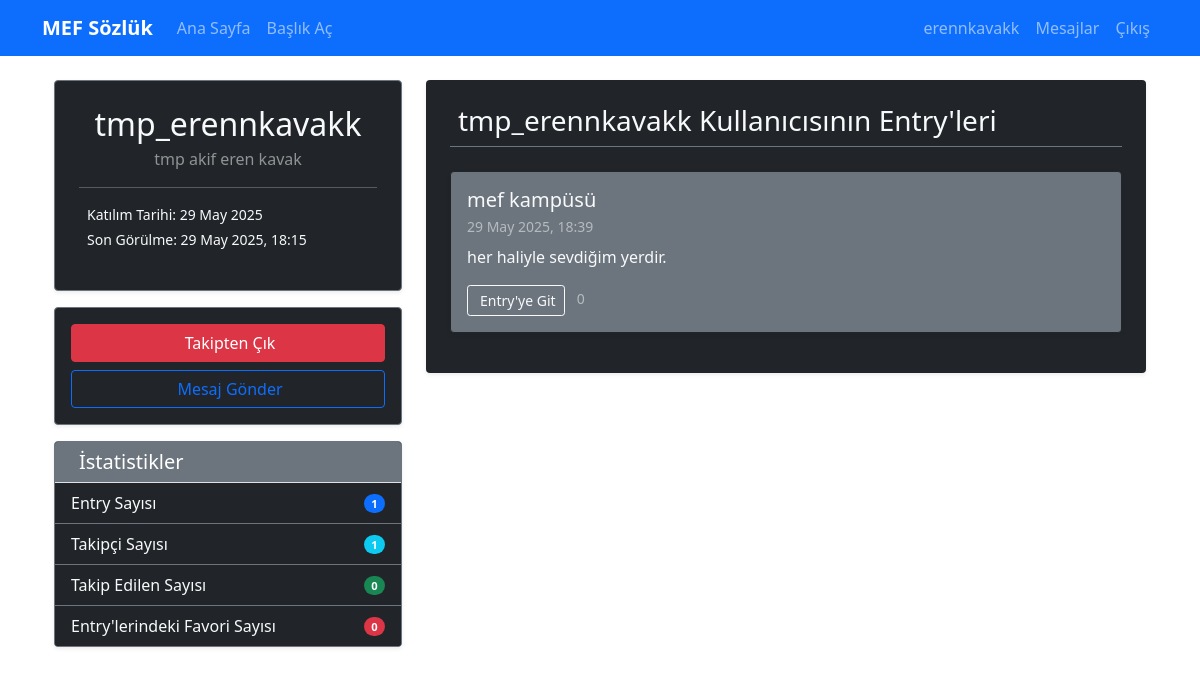
The page /user/profile/tmp_erennkavakk (signed in) on the database its author committed.
### app/models/user.py (models this page shows, shortened)
class User(UserMixin, db.Model):
    id = db.Column(db.Integer, primary_key=True)
    email = db.Column(db.String(120), unique=True, nullable=False)
    nickname = db.Column(db.String(80), unique=True, nullable=False)
    real_name = db.Column(db.String(100), nullable=False)
    password_hash = db.Column(db.String(128))
    email_confirmed = db.Column(db.Boolean, default=False)
    email_confirmation_token = db.Column(db.String(100), unique=True)
    created_at = db.Column(db.DateTime, default=lambda: datetime.now(timezone.utc))
    last_seen = db.Column(db.DateTime, default=lambda: datetime.now(timezone.utc))
    is_admin = db.Column(db.Boolean, default=False)
    is_active = db.Column(db.Boolean, default=True)
    bio = db.Column(db.Text)
    entries = db.relationship('Entry', backref='author', lazy='dynamic', cascade='all, delete-orphan')
    following = db.relationship('Follow',
                               foreign_keys='Follow.follower_id',
                               backref='follower',
                               lazy='dynamic',
                               cascade='all, delete-orphan')
    followers = db.relationship('Follow',
                               foreign_keys='Follow.followed_id',
                               backref='followed',
                               lazy='dynamic',
                               cascade='all, delete-orphan')
    favorites = db.relationship('Favorite', backref='user', lazy='dynamic', cascade='all, delete-orphan')
    sent_messages = db.relationship('Message',
                                   foreign_keys='Message.sender_id',
                                   backref='sender',
                                   lazy='dynamic',
                                   cascade='all, delete-orphan')
    received_messages = db.relationship('Message',
                                       foreign_keys='Message.recipient_id',
                                       backref='recipient',
                                       lazy='dynamic',
                                       cascade='all, delete-orphan')
    def is_following(self, user):
        return self.following.filter_by(followed_id=user.id).first() is not None
    def get_unread_message_count(self):
        return self.received_messages.filter_by(is_read=False).count()

### app/models/entry.py (models this page shows, shortened)
class Entry(db.Model):
    id = db.Column(db.Integer, primary_key=True)
    content = db.Column(db.Text, nullable=False)
    created_at = db.Column(db.DateTime, default=lambda: datetime.now(timezone.utc))
    updated_at = db.Column(db.DateTime, default=lambda: datetime.now(timezone.utc))
    title_id = db.Column(db.Integer, db.ForeignKey('title.id'), nullable=False)
    author_id = db.Column(db.Integer, db.ForeignKey('user.id'), nullable=False)
    favorites = db.relationship('Favorite', backref='entry', lazy='dynamic', cascade='all, delete-orphan')
    def favorite_count(self):
        return self.favorites.count()

class Title(db.Model):
    id = db.Column(db.Integer, primary_key=True)
    name = db.Column(db.String(200), unique=True, nullable=False)
    created_at = db.Column(db.DateTime, default=lambda: datetime.now(timezone.utc))
    last_entry_time = db.Column(db.DateTime, default=lambda: datetime.now(timezone.utc))
    entries = db.relationship('Entry', backref='title', lazy='dynamic', cascade='all, delete-orphan')

### app/routes/user.py (the view)
@bp.route('/profile/<nickname>')
def profile(nickname):
    user = User.query.filter_by(nickname=nickname).first_or_404()
    page = request.args.get('page', 1, type=int)
    entries = Entry.query.filter_by(author_id=user.id)\
                   .order_by(desc(Entry.created_at))\
                   .paginate(page=page, per_page=10, error_out=False)
    total_entries = Entry.query.filter_by(author_id=user.id).count()
    total_favorites = Favorite.query.join(Entry)\
                              .filter(Entry.author_id == user.id).count()
    follower_count = user.followers.count()
    following_count = user.following.count()
    stats = {
        'total_entries': total_entries,
        'total_favorites': total_favorites,
        'follower_count': follower_count,
        'following_count': following_count
    }
    return render_template('user/profile.html',
                         user=user,
                         entries=entries,
                         stats=stats,
                         timezone=timezone)

### app/__init__.py (called while the page is built)
@login_manager.user_loader
def load_user(user_id):
    from app.models.user import User
    return User.query.get(int(user_id))

### app/templates/user/profile.html (shortened to what this page needs)
{% extends "base.html" %}
{% block content %}
<div class="container mt-4 text-light">
    <div class="row">
        <div class="col-md-4 mb-4">
            <div class="card bg-dark border-secondary shadow-sm">
                <div class="card-body p-4">
                    <h2 class="text-center mb-1">{{ user.nickname }}</h2>
                    {% if user.real_name %}
                        <p class="text-center text-white-50 mb-3">{{ user.real_name }}</p>
                    {% endif %}
                    <hr class="border-secondary">
                    <p class="small mb-1">Katılım Tarihi: {{ user.created_at.strftime('%d %B %Y') }}</p>
                    {% if user.last_seen %}
                    <p class="small">Son Görülme: {{ user.last_seen.strftime('%d %B %Y, %H:%M') }}</p>
                    {% endif %}
                </div>
            </div>
            <div class="card bg-dark border-secondary shadow-sm mt-3">
                <div class="card-body p-3">
                    <div class="d-grid gap-2">
                        {% if current_user.is_authenticated and current_user.id == user.id %}
                            <a href="{{ url_for('user.edit_profile') }}" class="btn btn-outline-light"><i class="fas fa-edit me-1"></i> Profili Düzenle</a>
                            <a href="{{ url_for('user.my_entries') }}" class="btn btn-outline-info"><i class="fas fa-list-alt me-1"></i> Entry'lerim</a>
                            <a href="{{ url_for('user.favorites') }}" class="btn btn-outline-warning"><i class="fas fa-heart me-1"></i> Favorilerim</a>
                            <a href="{{ url_for('user.messages') }}" class="btn btn-outline-primary position-relative">
                                <i class="fas fa-envelope me-1"></i> Mesajlarım
                                {% set unread_count = current_user.get_unread_message_count() %}
                                {% if unread_count > 0 %}
                                    <span class="position-absolute top-0 start-100 translate-middle badge rounded-pill bg-danger">
                                        {{ unread_count }}
                                        <span class="visually-hidden">okunmamış mesaj</span>
                                    </span>
                                {% endif %}
                            </a>
                             <a href="{{ url_for('user.settings') }}" class="btn btn-outline-secondary"><i class="fas fa-cog me-1"></i> Ayarlar</a>
                        {% elif current_user.is_authenticated %}
                            <button id="followBtn" class="btn {% if current_user.is_following(user) %}btn-danger{% else %}btn-success{% endif %}"
                                    data-nickname="{{ user.nickname }}"
                                    data-action="{% if current_user.is_following(user) %}unfollow{% else %}follow{% endif %}">
                                <span id="followBtnText">{% if current_user.is_following(user) %}Takipten Çık{% else %}Takip Et{% endif %}</span>
                            </button>
                            <a href="{{ url_for('user.send_message', nickname=user.nickname) }}" class="btn btn-outline-primary"> Mesaj Gönder</a>
                        {% else %}
                            <a href="{{ url_for('auth.login', next=request.url) }}" class="btn btn-outline-light">Takip etmek veya mesaj göndermek için giriş yapın</a>
                        {% endif %}
                    </div>
                </div>
            </div>
            <div class="card bg-dark border-secondary shadow-sm mt-3">
                <div class="card-header bg-secondary text-white border-bottom border-light-subtle">
                    <h4 class="mb-0 h5">İstatistikler</h4>
                </div>
                <ul class="list-group list-group-flush">
                    <li class="list-group-item bg-dark text-light border-secondary d-flex justify-content-between align-items-center px-3 py-2">
                        Entry Sayısı
                        <span class="badge bg-primary rounded-pill">{{ stats.total_entries }}</span>
                    </li>
                    <li class="list-group-item bg-dark text-light border-secondary d-flex justify-content-between align-items-center px-3 py-2">
                        <a href="{{ url_for('user.followers', nickname=user.nickname) }}" class="text-light text-decoration-none hover-underline">Takipçi Sayısı</a>
                        <span id="followerCountBadge" class="badge bg-info rounded-pill">{{ stats.follower_count }}</span>
                    </li>
                    <li class="list-group-item bg-dark text-light border-secondary d-flex justify-content-between align-items-center px-3 py-2">
                        <a href="{{ url_for('user.following', nickname=user.nickname) }}" class="text-light text-decoration-none hover-underline">Takip Edilen Sayısı</a>
                        <span class="badge bg-success rounded-pill">{{ stats.following_count }}</span>
                    </li>
                    <li class="list-group-item bg-dark text-light border-secondary d-flex justify-content-between align-items-center px-3 py-2">
                        Entry'lerindeki Favori Sayısı
                        <span class="badge bg-danger rounded-pill">{{ stats.total_favorites }}</span>
                    </li>
                </ul>
            </div>
        </div>
        <div class="col-md-8">
            <div class="bg-dark border-secondary p-4 rounded shadow-sm">
                <h3 class="mb-4 border-bottom border-secondary pb-2">{{ user.nickname }} Kullanıcısının Entry'leri</h3>
                {% if entries.items %}
                    {% for entry in entries.items %}
                    <div class="card mb-3 bg-secondary border-dark text-light shadow-sm">
                        <div class="card-body">
                            <h5 class="card-title mb-1">
                                <a href="{{ url_for('main.view_title', id=entry.title.id) }}" class="link-light text-decoration-none hover-underline">{{ entry.title.name }}</a>
                            </h5>
                            <small class="text-white-50 d-block mb-2">
                                 {{ entry.created_at.strftime('%d %B %Y, %H:%M') }}
                            </small>
                            <div class="entry-content-preview mb-3" style="max-height: 100px; overflow: hidden;">
                                {{ entry.content | striptags | truncate(250, True, '...') }}
                            </div>
                            <a href="{{ url_for('main.view_title', id=entry.title.id, _anchor='entry-' ~ entry.id|string) }}" class="btn btn-sm btn-outline-light">
                                 Entry'ye Git
                            </a>
                            <span class="ms-2 text-white-50 small">
                                 {{ entry.favorite_count() }}
                            </span>
                        </div>
                    </div>
                    {% endfor %}
                {% else %}
                    <div class="alert bg-secondary text-light border-dark" role="alert">
                        Bu kullanıcının henüz hiç entry'si bulunmuyor.
                    </div>
                {% endif %}
            </div>
        </div>
    </div>
</div>
{% endblock %}

### app/templates/base.html (shortened to what this page needs)
<!DOCTYPE html>
<html lang="tr">
<head>
    <link href="https://cdn.jsdelivr.net/npm/bootstrap@5.1.3/dist/css/bootstrap.min.css" rel="stylesheet">
    <link href="{{ url_for('static', filename='css/style.css') }}" rel="stylesheet">
</head>
<body>
    <nav class="navbar navbar-expand-lg navbar-dark bg-primary">
        <div class="container">
            <a class="navbar-brand" href="{{ url_for('main.index') }}">MEF Sözlük</a>
            <div class="navbar-nav me-auto">
                <a class="nav-link" href="{{ url_for('main.index') }}">Ana Sayfa</a>
                {% if current_user.is_authenticated %}
                    <a class="nav-link" href="{{ url_for('entry.create_title') }}">Başlık Aç</a>
                {% endif %}
            </div>
            <div class="navbar-nav">
                {% if current_user.is_authenticated %}
                    <a class="nav-link" href="{{ url_for('user.profile', nickname=current_user.nickname) }}">
                        {{ current_user.nickname }}
                    </a>
                    <a class="nav-link" href="{{ url_for('user.messages') }}">
                        Mesajlar
                    </a>
                    <a class="nav-link" href="{{ url_for('auth.logout') }}">Çıkış</a>
                {% else %}
                    <a class="nav-link" href="{{ url_for('auth.login') }}">Giriş</a>
                    <a class="nav-link" href="{{ url_for('auth.register') }}">Kayıt Ol</a>
                {% endif %}
            </div>
        </div>
    </nav>
    <div class="container mt-4">
        {% block content %}{% endblock %}
    </div>
</body>
</html>

### app/static/css/style.css (style rules this page uses)
.navbar-brand { font-weight: bold; }
.card { box-shadow: 0 2px 4px rgba(0,0,0,0.1); border: 1px solid #e0e0e0; }
.badge { font-size: 0.7rem; }
a[href*="/user/"] { font-weight: 500; text-decoration: none; }

### rows shown on the page
User: nickname "erennkavakk"
User: nickname "tmp_erennkavakk", real_name "tmp akif eren kavak", created_at "29 May 2025", last_seen "29 May 2025, 18:15"
Entry: title.name "mef kampüsü", created_at "29 May 2025, 18:39", content "her haliyle sevdiğim yerdir.", favorite_count "0"

### other values the page prints
{{ stats.total_entries }} "1"
{{ stats.follower_count }} "1"
{{ stats.following_count }} "0"
{{ stats.total_favorites }} "0"
